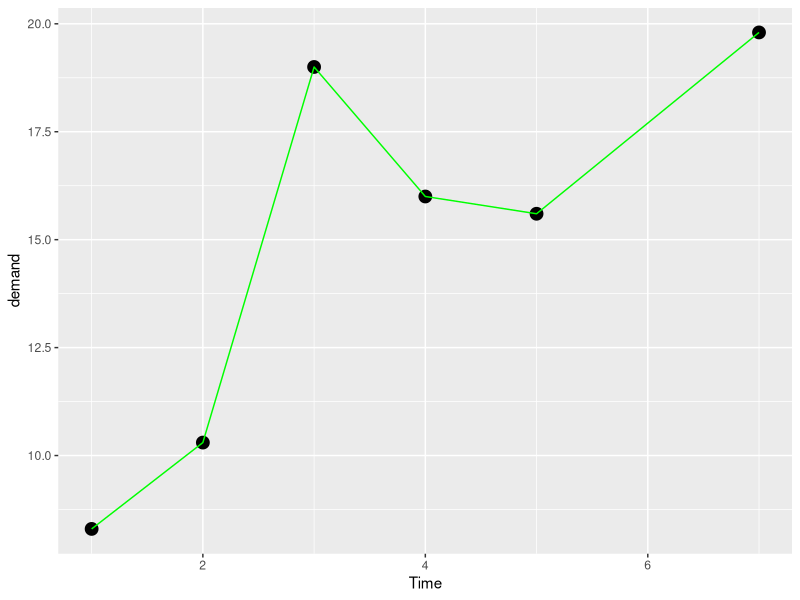
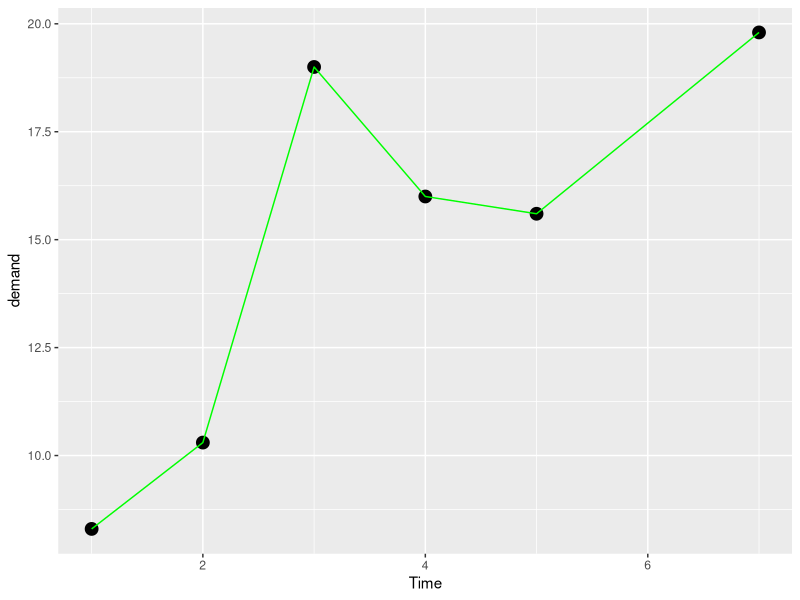
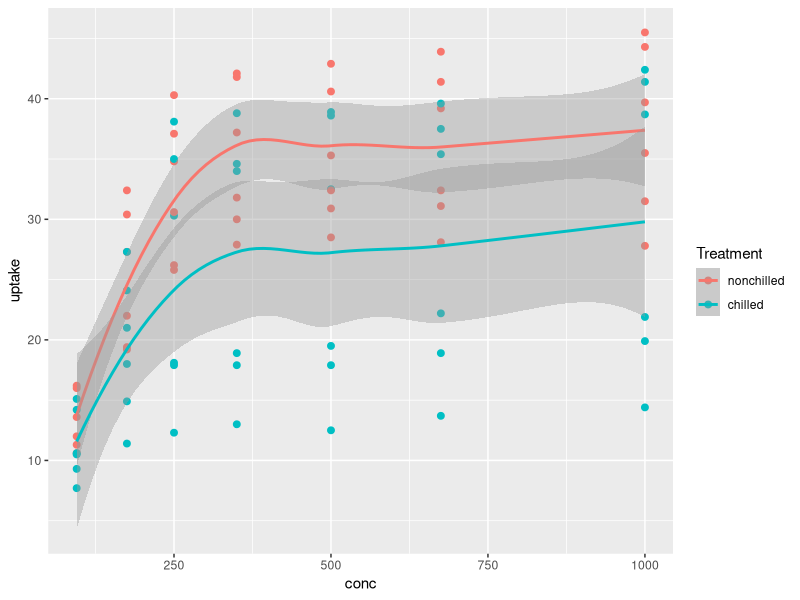
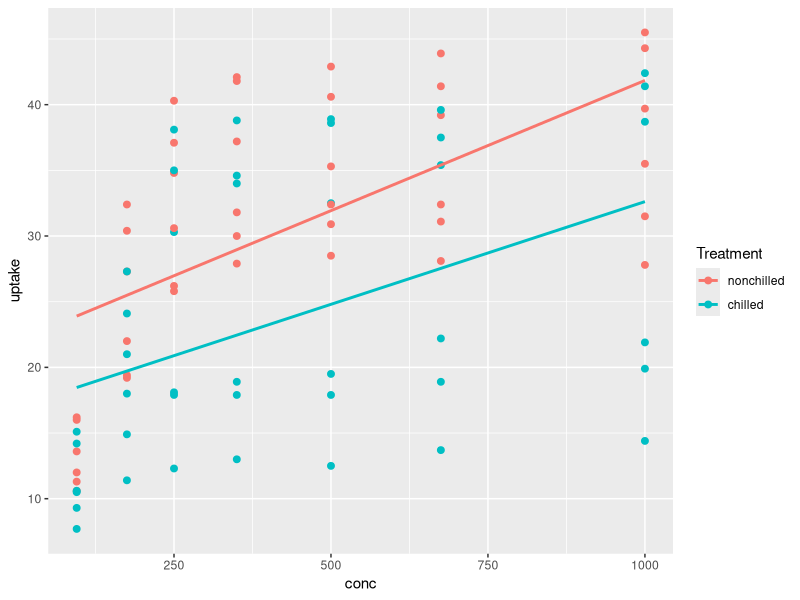
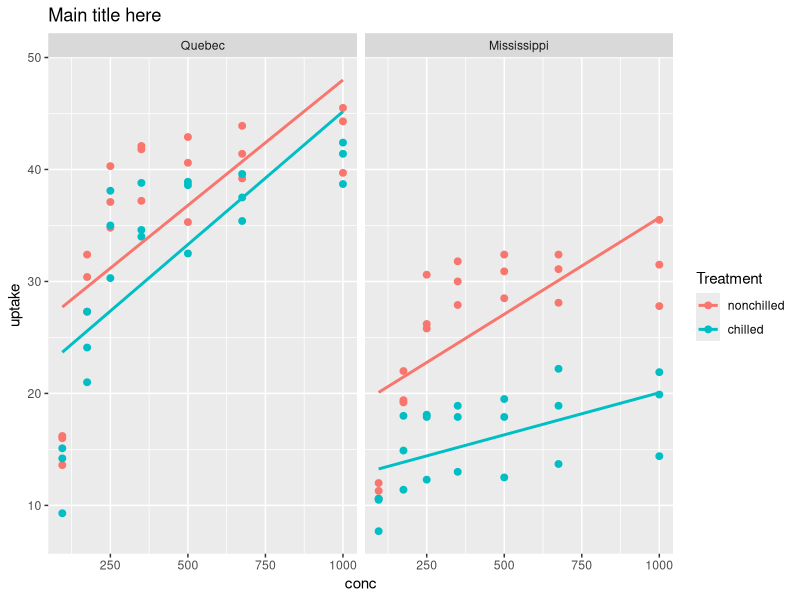
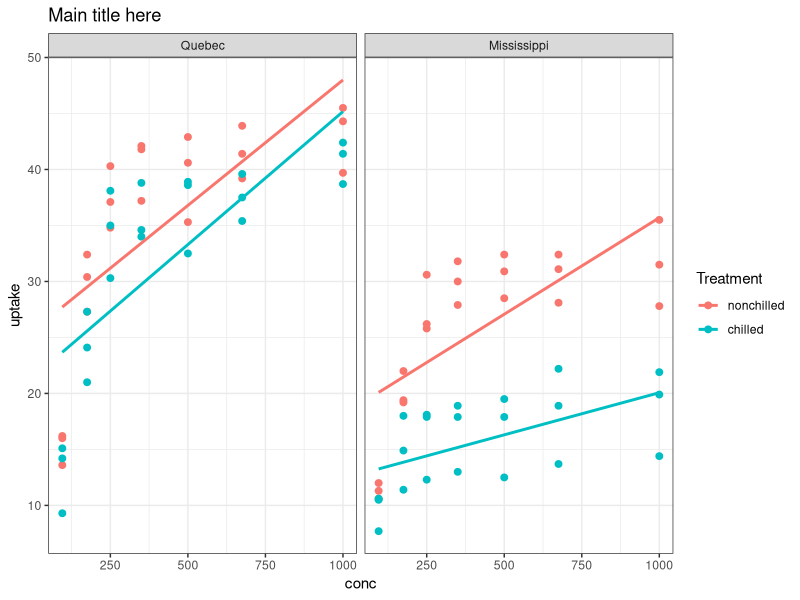
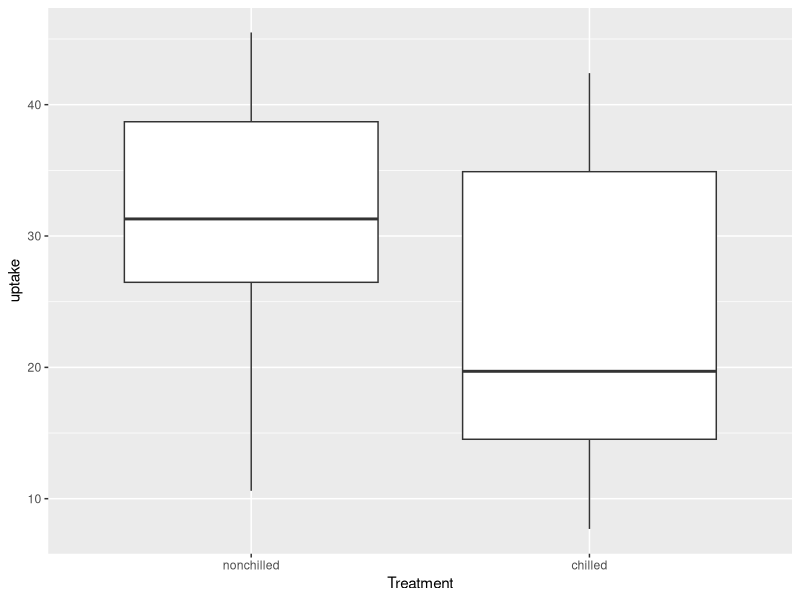
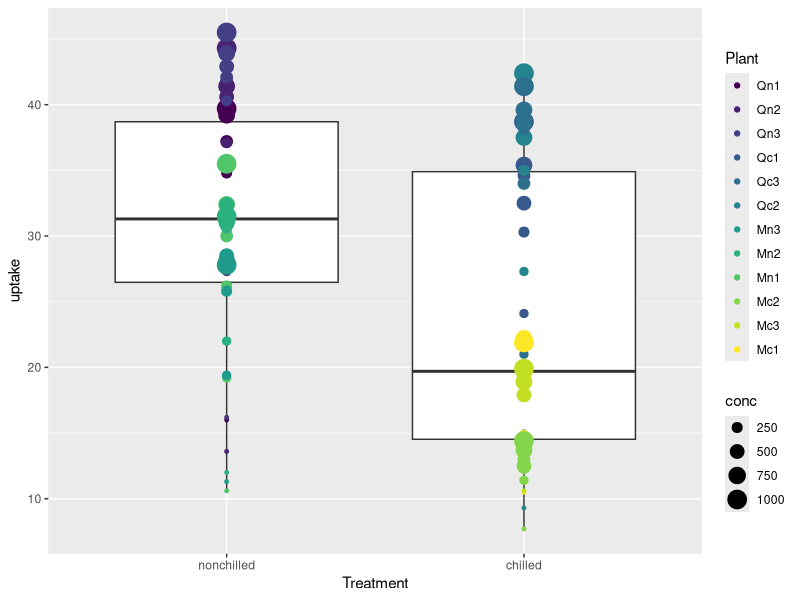

The R script that drew these images, in order: (Note: this script raises an error after producing the figures.)
library('tidyverse')

data()

df <- BOD

?BOD

ggplot(data = df ,  mapping = aes(x = Time ,
                                  y = demand))+
  geom_point(size = 4) + 
  geom_line(color =  'Green')

ggplot(df ,  aes(Time ,demand))+
  geom_point(size = 4) + 
  geom_line(color =  'Green')

df_2 <- CO2

df_2 %>% ggplot(aes(conc , uptake, color=Treatment))+
  geom_point(size = 2) +
  geom_smooth()

df_2 %>% ggplot(aes(conc , uptake, color=Treatment))+
  geom_point(size = 2) +
  geom_smooth(method = lm , se = F)

df_2 %>% ggplot(aes(conc , uptake, color=Treatment))+
  geom_point(size = 2) +
  geom_smooth(method = lm , se = F)+
  facet_wrap(~Type)+
  labs(title = 'Main title here')


df_2 %>% ggplot(aes(conc , uptake, color=Treatment))+
  geom_point(size = 2) +
  geom_smooth(method = lm , se = F)+
  facet_wrap(~Type)+
  labs(title = 'Main title here')+
  theme_bw()

df_2 %>% ggplot(aes(Treatment , uptake))+
  geom_boxplot()
      
df_2 %>% ggplot(aes(Treatment , uptake))+
  geom_boxplot() +
  geom_point(aes(size = conc , color = Plant))

df_2 %>% ggplot(aes(Treatment , uptake))+
  geom_boxplot() +
  geom_point(alpha= 0.5 , aes(size = conc , color = Plant))

df_2 %>% ggplot(aes(Treatment , uptake))+
  geom_boxplot() +
  geom_point(alpha= 0.5 , aes(size = conc , color = Plant))+
  coord_flip() + 
  facet_wrap(~Type)+
  theme_bw()

df3 <- mpg

df3 %>% ggplot(aes(displ , cty))+
  geom_point(aes(size = drv , color = trans))

df3 %>% ggplot(aes(displ , cty))+
  geom_point(aes(size = drv , color = trans))+
  geom_smooth()

df3 %>% ggplot(aes(displ , cty))+
  geom_point(aes(size = drv , color = trans), alpha= 0.5)+
  geom_smooth()+
  facet_wrap(~year)

df3 %>% 
  filter(cty<25)%>%
  ggplot(aes(displ , cty))+
  geom_point(aes(size = drv , color = trans), alpha= 0.5)+
  geom_smooth()+
  facet_wrap(~year)

df3 %>% 
  filter(cty<25)%>%
  ggplot(aes(displ , cty))+
  geom_point(aes(size = drv , color = trans), alpha= 0.8)+
  geom_smooth()+
  facet_wrap(~year)+
  labs(x = 'Engine Size' , 
       y = 'MpG')+
  theme_bw()


df3 %>% 
  filter(cty<35)%>%
  ggplot(aes(displ , hwy,color=drv))+
  geom_point()+
  geom_smooth(method = lm , se=FALSE)+
  labs(x = 'Engine Size' , 
       y = 'MPG on Highway')+
  theme_minimal()+
  ggsave('Highway.jpg')

df3 %>% 
  filter(cty<35)%>%
  ggplot(aes(x=displ , y=hwy))+
  geom_point(aes(colour=drv))+
  geom_smooth(method = lm , se=FALSE)+
  labs(x = 'Engine Size' , 
       y = 'MPG on Highway')+
  theme_minimal()

